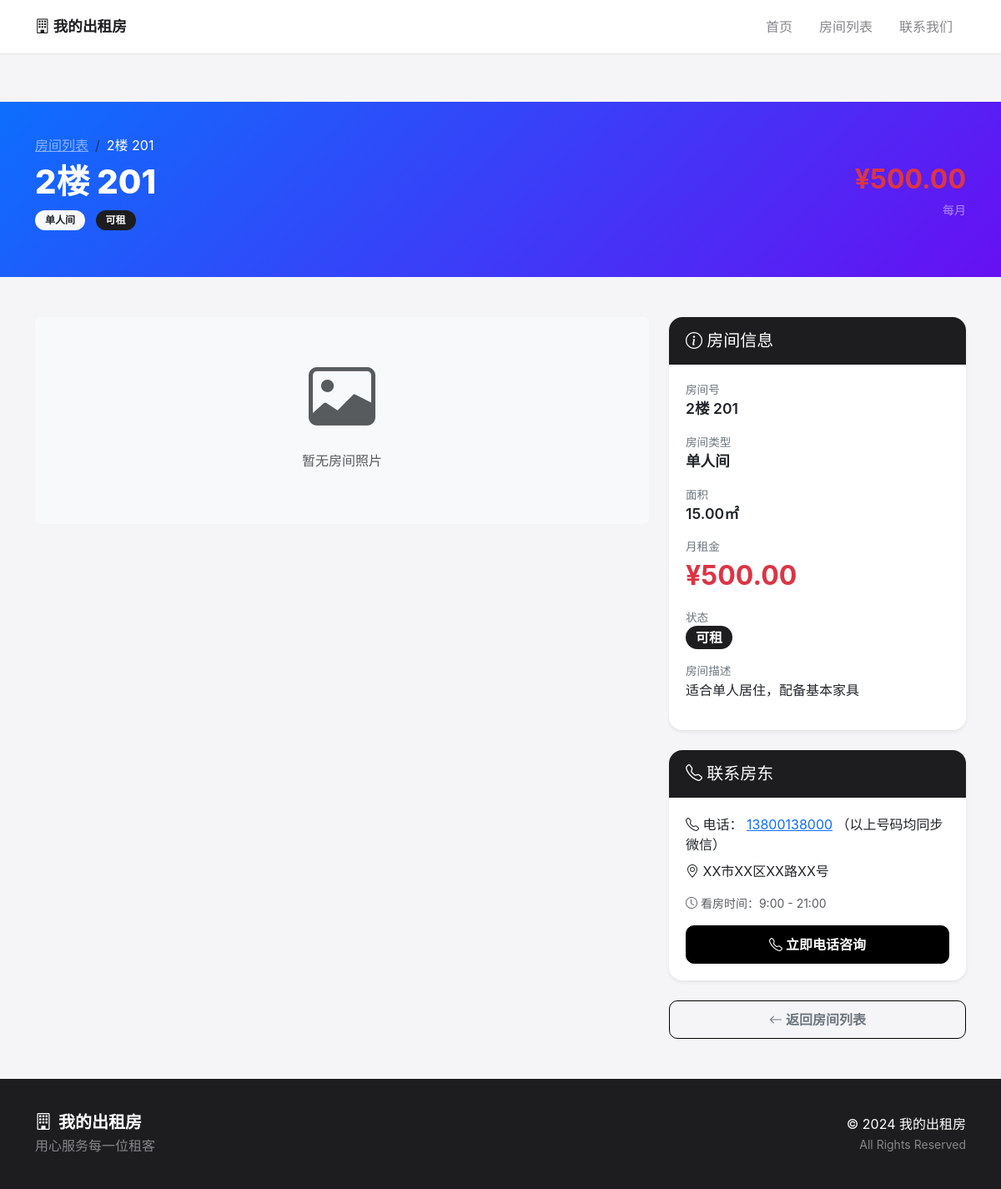
/room_detail.php?id=1, run on the app's committed database.
### tables this page shows
CREATE TABLE IF NOT EXISTS settings (
    id INT PRIMARY KEY AUTO_INCREMENT,
    setting_key VARCHAR(50) NOT NULL UNIQUE,
    setting_value TEXT,
    description VARCHAR(100)
);

CREATE TABLE IF NOT EXISTS rooms (
    id INT PRIMARY KEY AUTO_INCREMENT,
    floor INT NOT NULL,
    room_number VARCHAR(10) NOT NULL,
    room_type_id INT,
    status VARCHAR(20) DEFAULT 'available',
    description TEXT,
    created_at TIMESTAMP DEFAULT CURRENT_TIMESTAMP,
    FOREIGN KEY (room_type_id) REFERENCES room_types(id)
);

CREATE TABLE IF NOT EXISTS room_types (
    id INT PRIMARY KEY AUTO_INCREMENT,
    name VARCHAR(50) NOT NULL,
    description TEXT,
    price DECIMAL(10,2) NOT NULL,
    area DECIMAL(5,2),
    created_at TIMESTAMP DEFAULT CURRENT_TIMESTAMP
);

### room_detail.php (the view, shortened to what this page needs)
<?php
require_once 'includes/database.php';
function getSetting($key) {
    global $conn;
    $sql = "SELECT setting_value FROM settings WHERE setting_key = '$key'";
    $result = $conn->query($sql);
    if ($result->num_rows > 0) {
        return $result->fetch_assoc()['setting_value'];
    }
    return '';
}
$siteName = getSetting('site_name') ?: '少丽出租房';
$sitePhone = getSetting('site_phone') ?: '13800138000';
$siteAddress = getSetting('site_address') ?: 'XX市XX区XX路XX号';
$id = intval($_GET['id'] ?? 0);
$photoTypes = [
    'door' => '门口',
    'living' => '客室/客厅',
    'bathroom' => '厕所/卫生间',
    'kitchen' => '厨房',
    'balcony' => '阳台',
    'other' => '其他'
];
$room = $conn->query("SELECT r.*, rt.name as type_name, rt.price as type_price, rt.area, rt.description as type_desc
    FROM rooms r LEFT JOIN room_types rt ON r.room_type_id = rt.id
    WHERE r.id = $id")->fetch_assoc();
$groupedPhotos = [];
?>
<!DOCTYPE html>
<html lang="zh-CN">
<head>
    <link href="https://cdn.jsdelivr.net/npm/bootstrap@5.3.0/dist/css/bootstrap.min.css" rel="stylesheet">
    <link href="https://cdn.jsdelivr.net/npm/bootstrap-icons@1.10.0/font/bootstrap-icons.css" rel="stylesheet">
    <link href="css/style.css" rel="stylesheet">
</head>
<body>
    <nav class="navbar navbar-expand-lg">
        <div class="container">
            <a class="navbar-brand" href="index.php"><i class="bi bi-building"></i> <?php echo $siteName; ?></a>
            <div class="collapse navbar-collapse" id="navbarNav">
                <ul class="navbar-nav ms-auto">
                    <li class="nav-item"><a class="nav-link" href="index.php">首页</a></li>
                    <li class="nav-item"><a class="nav-link" href="rooms.php">房间列表</a></li>
                    <li class="nav-item"><a class="nav-link" href="index.php#contact">联系我们</a></li>
                </ul>
            </div>
        </div>
    </nav>
    <section class="room-hero">
        <div class="container">
            <div class="row align-items-center">
                <div class="col-md-8">
                    <nav aria-label="breadcrumb">
                        <ol class="breadcrumb mb-2">
                            <li class="breadcrumb-item"><a href="rooms.php" class="text-white-50">房间列表</a></li>
                            <li class="breadcrumb-item active text-white"><?php echo $room['floor']; ?>楼 <?php echo $room['room_number']; ?></li>
                        </ol>
                    </nav>
                    <h1 class="mb-2"><?php echo $room['floor']; ?>楼 <?php echo $room['room_number']; ?></h1>
                    <p class="mb-3">
                        <span class="badge bg-light text-dark me-2"><?php echo $room['type_name']; ?></span>
                        <span class="badge <?php echo $room['status'] == 'available' ? 'bg-dark' : 'bg-secondary'; ?>">
                            <?php echo $room['status'] == 'available' ? '可租' : '已租'; ?>
                        </span>
                    </p>
                </div>
                <div class="col-md-4 text-md-end">
                    <div class="price-tag">¥<?php echo number_format($room['type_price'], 2); ?></div>
                    <small class="text-white-50">每月</small>
                </div>
            </div>
        </div>
    </section>
    <div class="container py-5">
        <div class="row">
            <div class="col-lg-8">
                <?php if (!empty($groupedPhotos)): ?>
                    <?php foreach ($groupedPhotos as $type => $typePhotos): ?>
                    <div class="photo-section">
                        <h5><i class="bi bi-camera"></i> <?php echo $photoTypes[$type] ?? $type; ?></h5>
                        <div class="row photo-grid">
                            <?php foreach ($typePhotos as $p): ?>
                            <div class="col-md-4">
                                <img src="<?php echo $p['photo_path']; ?>"
                                     alt="<?php echo $photoTypes[$type] ?? $type; ?>"
                                     onclick="openLightbox(this.src)">
                            </div>
                            <?php endforeach; ?>
                        </div>
                    </div>
                    <?php endforeach; ?>
                <?php else: ?>
                    <div class="text-center py-5 bg-light rounded">
                        <i class="bi bi-image display-1 text-muted"></i>
                        <p class="mt-3 text-muted">暂无房间照片</p>
                    </div>
                <?php endif; ?>
            </div>
            <div class="col-lg-4">
                <div class="card shadow-sm mb-4">
                    <div class="card-header bg-dark text-white">
                        <h5 class="mb-0"><i class="bi bi-info-circle"></i> 房间信息</h5>
                    </div>
                    <div class="card-body">
                        <div class="mb-3">
                            <div class="info-label">房间号</div>
                            <div class="info-value"><?php echo $room['floor']; ?>楼 <?php echo $room['room_number']; ?></div>
                        </div>
                        <div class="mb-3">
                            <div class="info-label">房间类型</div>
                            <div class="info-value"><?php echo $room['type_name']; ?></div>
                        </div>
                        <div class="mb-3">
                            <div class="info-label">面积</div>
                            <div class="info-value"><?php echo $room['area']; ?>㎡</div>
                        </div>
                        <div class="mb-3">
                            <div class="info-label">月租金</div>
                            <div class="price-tag">¥<?php echo number_format($room['type_price'], 2); ?></div>
                        </div>
                        <div class="mb-3">
                            <div class="info-label">状态</div>
                            <div class="info-value">
                                <?php if ($room['status'] == 'available'): ?>
                                    <span class="badge bg-dark fs-6">可租</span>
                                <?php else: ?>
                                    <span class="badge bg-secondary fs-6">已租</span>
                                <?php endif; ?>
                            </div>
                        </div>
                        <?php if ($room['type_desc']): ?>
                        <div class="mb-3">
                            <div class="info-label">房间描述</div>
                            <div><?php echo $room['type_desc']; ?></div>
                        </div>
                        <?php endif; ?>
                    </div>
                </div>
                <div class="card shadow-sm mb-4">
                    <div class="card-header bg-dark text-white">
                        <h5 class="mb-0"><i class="bi bi-telephone"></i> 联系房东</h5>
                    </div>
                    <div class="card-body">
                        <p class="mb-2"><i class="bi bi-telephone text-dark"></i> 电话：
                            <?php
                            $phones = array_filter(array_map('trim', explode(',', $sitePhone)));
                            foreach ($phones as $i => $phone): ?>
                                <a href="tel:<?php echo $phone; ?>"><?php echo $phone; ?></a>
                            <?php endforeach; ?>
                            （以上号码均同步微信）
                        </p>
                        <p class="mb-3"><i class="bi bi-geo-alt text-dark"></i> <?php echo $siteAddress; ?></p>
                        <p class="text-muted small"><i class="bi bi-clock"></i> 看房时间：9:00 - 21:00</p>
                        <a href="tel:<?php echo $phones[0]; ?>" class="btn btn-dark w-100">
                            <i class="bi bi-telephone"></i> 立即电话咨询
                        </a>
                    </div>
                </div>
                <a href="rooms.php" class="btn btn-outline-secondary w-100">
                    <i class="bi bi-arrow-left"></i> 返回房间列表
                </a>
            </div>
        </div>
    </div>
    <footer>
        <div class="container">
            <div class="row align-items-center">
                <div class="col-md-6">
                    <h5 class="mb-1"><i class="bi bi-building me-2"></i><?php echo $siteName; ?></h5>
                    <p class="text-muted mb-0">用心服务每一位租客</p>
                </div>
                <div class="col-md-6 text-md-end">
                    <p class="mb-0">&copy; 2024 <?php echo $siteName; ?></p>
                    <small class="text-muted">All Rights Reserved</small>
                </div>
            </div>
        </div>
    </footer>
</body>
</html>

### css/style.css (style rules this page uses)
:root { --bg: #f5f5f7; --card: #ffffff; --text: #1d1d1f; --text-muted: #86868b; --accent: #000000; --border: #e5e5e7; --radius: 16px; --radius-sm: 10px; --shadow: 0 4px 12px rgba(0, 0, 0, 0.05); --transition: all 0.25s cubic-bezier(0.4, 0, 0.2, 1); }
* { box-sizing: border-box; }
body { font-family: -apple-system, BlinkMacSystemFont, "SF Pro SC", "Helvetica Neue", Arial, sans-serif; background: var(--bg); color: var(--text); margin: 0; padding: 0; -webkit-font-smoothing: antialiased; line-height: 1.5; }
.badge.bg-dark { background-color: var(--text) !important; color: var(--card) !important; }
.navbar { background: var(--card) !important; border-bottom: 1px solid var(--border); padding: 12px 0; box-shadow: none; }
.navbar-brand { font-weight: 700; font-size: 1.1rem; color: var(--text) !important; }
.nav-link { color: var(--text-muted) !important; font-weight: 500; padding: 8px 16px !important; border-radius: var(--radius-sm); transition: var(--transition); }
.btn { border-radius: var(--radius-sm); font-weight: 600; padding: 10px 20px; transition: var(--transition); border: 1px solid var(--accent); }
.btn-dark { background: var(--accent); color: var(--card); border-color: var(--accent); }
.card { background: var(--card); border-radius: var(--radius); border: none; box-shadow: var(--shadow); transition: var(--transition); }
.card-header { background: var(--text) !important; color: var(--card) !important; font-weight: 600; border-radius: var(--radius) var(--radius) 0 0 !important; padding: 16px 20px; }
.card-body { padding: 20px; }
.price-tag { font-size: 1.8rem; font-weight: 800; color: var(--text); }
.room-hero { background: linear-gradient(135deg, #1d1d1f 0%, #333 100%); color: white; padding: 60px 0; margin-top: 57px; }
.room-hero h1 { font-weight: 800; }
footer { background: var(--text); color: var(--card); padding: 40px 0; }
footer h5 { font-weight: 700; }
footer .text-muted { color: var(--text-muted) !important; }
.badge { font-weight: 600; padding: 6px 12px; border-radius: 20px; }

### room_detail.php (style rules this page uses)
.room-hero { background: linear-gradient(135deg, #0d6efd 0%, #6610f2 100%); color: white; padding: 40px 0; }
.info-label { color: #6c757d; font-size: 0.85rem; }
.info-value { font-size: 1.1rem; font-weight: 600; }
.price-tag { font-size: 2rem; color: #dc3545; font-weight: bold; }

### data on the page
settings: setting_value "我的出租房"
rooms: floor "2", room_number "201", room_type.name "单人间", room_type.price "500.00", room_type.area "15.00", room_type.description "适合单人居住，配备基本家具"
settings: setting_value "13800138000"
settings: setting_value "XX市XX区XX路XX号"
